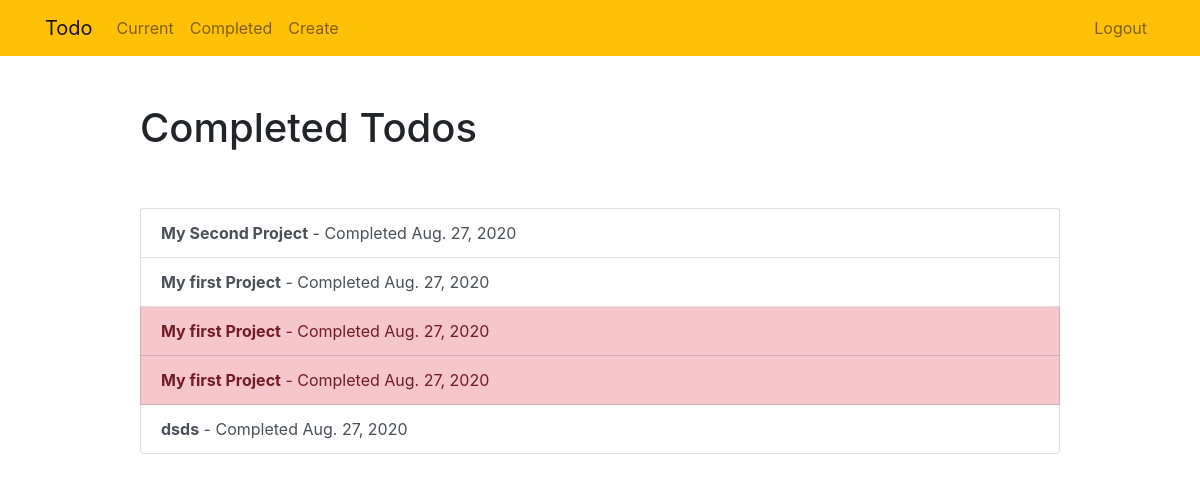
The app's page /completed/ (signed in) with its own data.
### todo/models.py (models this page shows, shortened)
class Todo(models.Model):
    title = models.CharField(max_length=200)
    memo = models.TextField(blank = True)
    created = models.DateField(auto_now_add=True)
    datecompleted = models.DateField(null=True , blank = True)
    important = models.BooleanField(default=False)
    user = models.ForeignKey(User,on_delete = models.CASCADE)

### todo/views.py (the view)
# urls.py: path('completed/',views.completedtodos, name='completedtodos'),
@login_required
def completedtodos(request) :
    todos = Todo.objects.filter(user = request.user, datecompleted__isnull = False).order_by('-datecompleted')
    return render(request,'todo/completedtodos.html',{'todos': todos})

### todo/templates/todo/completedtodos.html
{% extends "todo/base.html" %}
{% block content %}
    <div class="row justify-content-center mt-5">
        <div class="col-md-10">
            <h1>Completed Todos</h1>
        </div>
    </div>
    <div class="row justify-content-center mt-5">
        <div class="col-md-10">
            <div class="list-group">
                {% for todo in todos %}
                    <a href="{% url 'viewtodo' todo.id %}" class="list-group-item list-group-item-action{% if todo.important %} list-group-item-danger{% endif %}"><b>{{ todo.title }}</b> - Completed {{ todo.datecompleted|date }}</a>
                {% endfor %}
            </div>
        </div>
    </div>
{% endblock %}

### todo/templates/todo/base.html (shortened to what this page needs)
{% load static %}
<!doctype html>
<html lang="en">
<head>
    <link rel="stylesheet" href="https://stackpath.bootstrapcdn.com/bootstrap/4.4.1/css/bootstrap.min.css">
</head>
<body>
<nav class="navbar navbar-expand-md navbar-light bg-warning">
<div class="container">
    <a class="navbar-brand" href="{% url 'home' %}">
        <span>Todo</span>
    </a>
    <div class="collapse navbar-collapse" id="navbarNav">
    {% if user.is_authenticated %}
        <ul class="navbar-nav mr-auto">
                <li class="nav-item {{ current }}">
                    <a class="nav-link" href="{% url 'currenttodos' %}">Current</a>
                </li>
                <li class="nav-item {{ completed }}">
                    <a class="nav-link" href="{% url 'completedtodos' %}">Completed</a>
                </li>
                <li class="nav-item {{ create }}">
                    <a class="nav-link" href="{% url 'createtodo' %}">Create</a>
                </li>
        </ul>
    {% endif %}
    <ul class="navbar-nav ml-auto">
            {% if user.is_authenticated %}
                <li class="nav-item">
                    <a href="#" onclick="$('#signOutBtn').click()" class="nav-link">Logout</a>
                </li>
            {% endif %}
        </ul>
    </div>
</div>
</nav>
<div class="container">
{% block content %}{% endblock %}
</div>
</body>
</html>

### records on screen
Todo: title "My Second Project", datecompleted "Aug. 27, 2020"
Todo: title "My first Project", datecompleted "Aug. 27, 2020"
Todo: title "My first Project", datecompleted "Aug. 27, 2020"
Todo: title "My first Project", datecompleted "Aug. 27, 2020"
Todo: title "dsds", datecompleted "Aug. 27, 2020"
